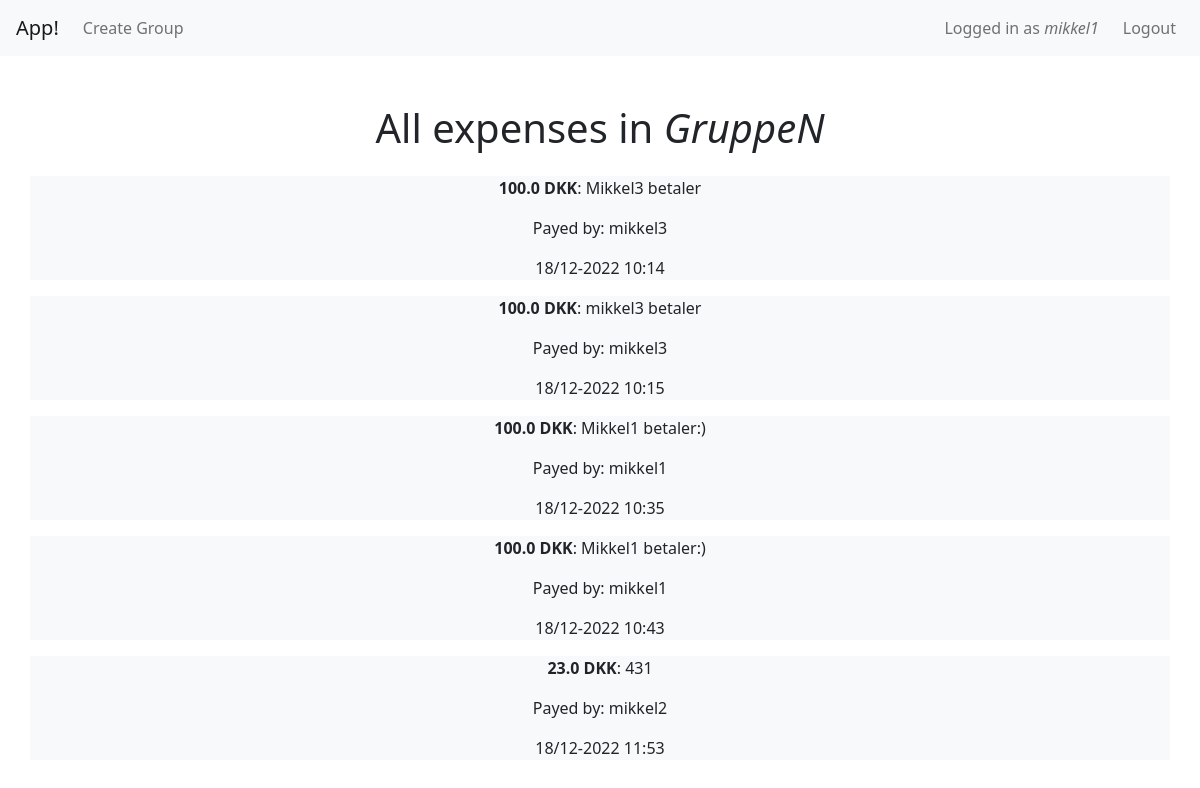
Screenshot of /expenses?group_id=1 (signed in) with the database file from the repository.
### tables this page shows
CREATE TABLE users (
    user_id INTEGER PRIMARY KEY AUTOINCREMENT,
    username TEXT NOT NULL,
    hash TEXT NOT NULL
);

CREATE TABLE groups (
    group_id INTEGER PRIMARY KEY AUTOINCREMENT,
    group_name TEXT NOT NULL,
    last_updated TEXT NOT NULL,
    creator INTEGER NOT NULL,
    FOREIGN KEY(creator) REFERENCES users(user_id)
);

CREATE TABLE expenses (
    expense_id INTEGER PRIMARY KEY AUTOINCREMENT,
    payer INTEGER NOT NULL,
    amount REAL NOT NULL,
    message TEXT NOT NULL,
    time TEXT NOT NULL,
    group_id INTEGER NOT NULL,
    FOREIGN KEY(payer) REFERENCES group_members(group_member_id),
    FOREIGN KEY(group_id) REFERENCES groups(group_id)
);

### app.py (the view)
@app.route("/expenses")
def expenses():
    if session.get("user_id") == None:
        return redirect("/login")
    group_id = request.args.get("group_id")
    if not user_in_group(session["user_id"], group_id):
        return redirect("/")
    group = find_group(group_id)
    expenses = get_expenses(group_id)
    return render_template("views/expenses.html", expenses=expenses, group=group)

### helpers.py (called while the page is built)
def get_db_connection():
    connection = sqlite3.connect("database/app.db")
    connection.row_factory = sqlite3.Row
    return connection

def find_group(group_id):
    conn = get_db_connection()
    group = conn.execute("SELECT * FROM groups WHERE group_id = ?", [group_id]).fetchall()[0]
    conn.close()
    return group

def get_expenses(group_id, count = False):
    conn = get_db_connection()
    if count:
        expenses = conn.execute("SELECT * FROM group_members LEFT JOIN expenses ON expenses.payer = group_members.group_member_id LEFT JOIN users ON users.user_id = group_members.user_id WHERE expenses.group_id = ? ORDER BY time DESC LIMIT ?", [group_id, count]).fetchall()
    else:
        expenses = conn.execute("SELECT * FROM group_members LEFT JOIN expenses ON expenses.payer = group_members.group_member_id LEFT JOIN users ON users.user_id = group_members.user_id WHERE expenses.group_id = ? ORDER BY time DESC", [group_id]).fetchall()
    conn.close()
    expenses.reverse()
    return expenses

def user_in_group(user_id, group_id):
    conn = get_db_connection()
    group_members = conn.execute("SELECT * FROM group_members WHERE group_id = ? AND user_id = ?", [group_id, user_id]).fetchall()
    conn.close()
    if len(group_members) == 0:
        return False
    if len(group_members) == 1:
        return True

### templates/views/expenses.html (shortened to what this page needs)
{% extends "layout.html" %}
{% block main %}
    <h1 class="text-center mb-4">All expenses in <i>{{ group['group_name'] }}</i></h1>
    {% for expense in expenses %}
    <div class="container text-center bg-light">
        <p><b>{{ expense["amount"] }} DKK</b>: {{ expense["message"] }}</p>
        <p>Payed by: {{ expense["username"] }}</p>
        <p>{{ expense["time"][8:10] }}/{{ expense["time"][5:7] }}-{{ expense["time"][:4] }}  {{ expense["time"][11:16] }}</p>
    </div>
    {% endfor %}
{% endblock %}

### templates/layout.html (shortened to what this page needs)
<!DOCTYPE html>
<html lang="en">
<head>
    <link href="https://cdn.jsdelivr.net/npm/bootstrap@5.1.3/dist/css/bootstrap.min.css" rel="stylesheet">
</head>
<body class="">
    <nav class="navbar navbar-expand-lg navbar-light bg-light ps-3 pe-3">
      <a class="navbar-brand" href="/">App!</a>
      <div class="collapse navbar-collapse" id="navbarSupportedContent">
        {% if session.get("user_id") == None %}
          <ul class="navbar-nav mr-auto">
            <li class="nav-item active">
              <a class="nav-link" href="/login">Login</a>
            </li>
            <li class="nav-item">
              <a class="nav-link" href="/register">Register</a>
            </li>
          </ul>
        {% else %}
          <ul class="navbar-nav me-auto">
            <li class="nav-item">
              <a class="nav-link" href="/create_group">Create Group</a>
            </li>
          </ul>
          <ul class="navbar-nav ms-auto">
            <span class="navbar-text me-3">
              Logged in as <i>{{session["username"]}}</i>
            </span>
            <li class="nav-item">
              <a class="nav-link" href="/logout">Logout</a>
            </li>
          </ul>
        {% endif %}
      </div>
    </nav>
    <main class="container-fluid py-5">
      {% block main %}{% endblock %}
    </main>
</body>
</html>

### rows the page displays
users: username "mikkel1"
groups: group_name "GruppeN"
expenses: amount "100.0", message "Mikkel3 betaler", username "mikkel3", time "18", time "12", time "2022", time "10:14"
expenses: amount "100.0", message "mikkel3 betaler", username "mikkel3", time "18", time "12", time "2022", time "10:15"
expenses: amount "100.0", message "Mikkel1 betaler:)", username "mikkel1", time "18", time "12", time "2022", time "10:35"
expenses: amount "100.0", message "Mikkel1 betaler:)", username "mikkel1", time "18", time "12", time "2022", time "10:43"
expenses: amount "23.0", message "431", username "mikkel2", time "18", time "12", time "2022", time "11:53"
